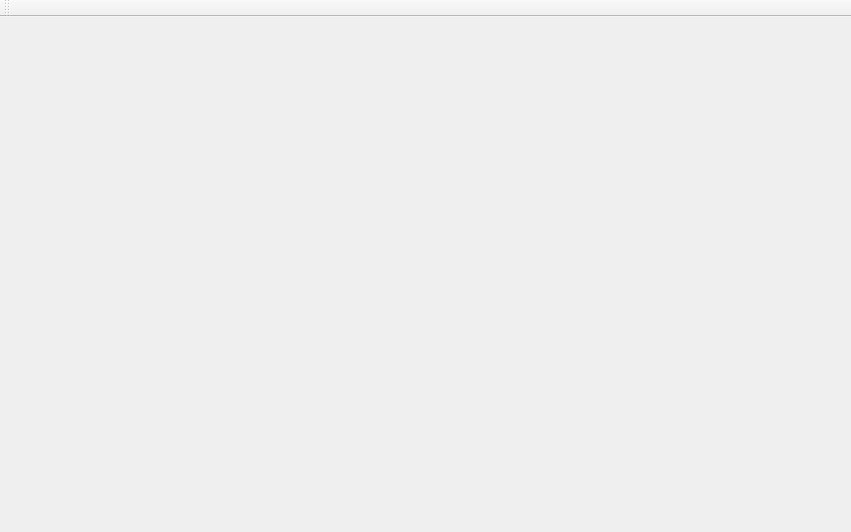
<?xml version="1.0" encoding="UTF-8"?>
<ui version="4.0">
 <class>QtTextEngineClass</class>
 <widget class="QMainWindow" name="QtTextEngineClass">
  <property name="geometry">
   <rect>
    <x>0</x>
    <y>0</y>
    <width>844</width>
    <height>532</height>
   </rect>
  </property>
  <property name="windowTitle">
   <string>QtTextEngine</string>
  </property>
  <widget class="QWidget" name="centralWidget">
   <layout class="QHBoxLayout" name="horizontalLayout">
    <property name="spacing">
     <number>9</number>
    </property>
    <item>
     <widget class="QWidget" name="displayWidget" native="true">
      <property name="minimumSize">
       <size>
        <width>600</width>
        <height>480</height>
       </size>
      </property>
      <property name="styleSheet">
       <string notr="true"/>
      </property>
      <layout class="QVBoxLayout" name="vlayout">
       <property name="leftMargin">
        <number>0</number>
       </property>
       <property name="topMargin">
        <number>0</number>
       </property>
       <property name="rightMargin">
        <number>0</number>
       </property>
       <property name="bottomMargin">
        <number>0</number>
       </property>
      </layout>
     </widget>
    </item>
    <item>
     <widget class="QWidget" name="attrWidget" native="true">
      <property name="minimumSize">
       <size>
        <width>220</width>
        <height>480</height>
       </size>
      </property>
      <property name="maximumSize">
       <size>
        <width>300</width>
        <height>16777215</height>
       </size>
      </property>
      <layout class="QVBoxLayout" name="verticalLayout">
       <property name="leftMargin">
        <number>0</number>
       </property>
       <property name="topMargin">
        <number>0</number>
       </property>
       <property name="rightMargin">
        <number>0</number>
       </property>
       <property name="bottomMargin">
        <number>0</number>
       </property>
      </layout>
     </widget>
    </item>
   </layout>
  </widget>
  <widget class="QMenuBar" name="menuBar">
   <property name="geometry">
    <rect>
     <x>0</x>
     <y>0</y>
     <width>844</width>
     <height>22</height>
    </rect>
   </property>
  </widget>
  <widget class="QToolBar" name="mainToolBar">
   <attribute name="toolBarArea">
    <enum>TopToolBarArea</enum>
   </attribute>
   <attribute name="toolBarBreak">
    <bool>false</bool>
   </attribute>
  </widget>
 </widget>
 <layoutdefault spacing="6" margin="11"/>
 <resources>
  <include location="QtTextEngine.qrc"/>
 </resources>
 <connections/>
</ui>
